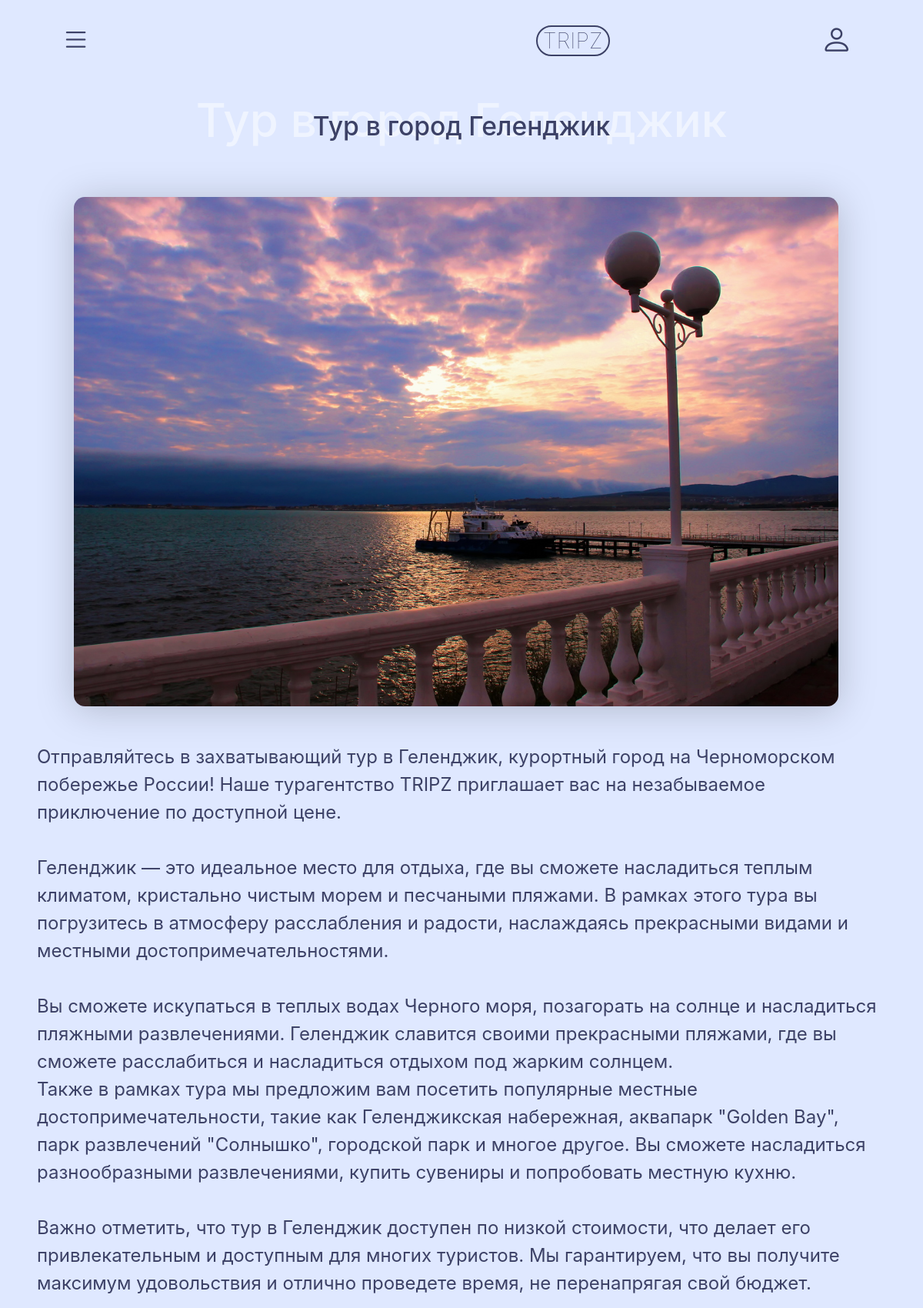
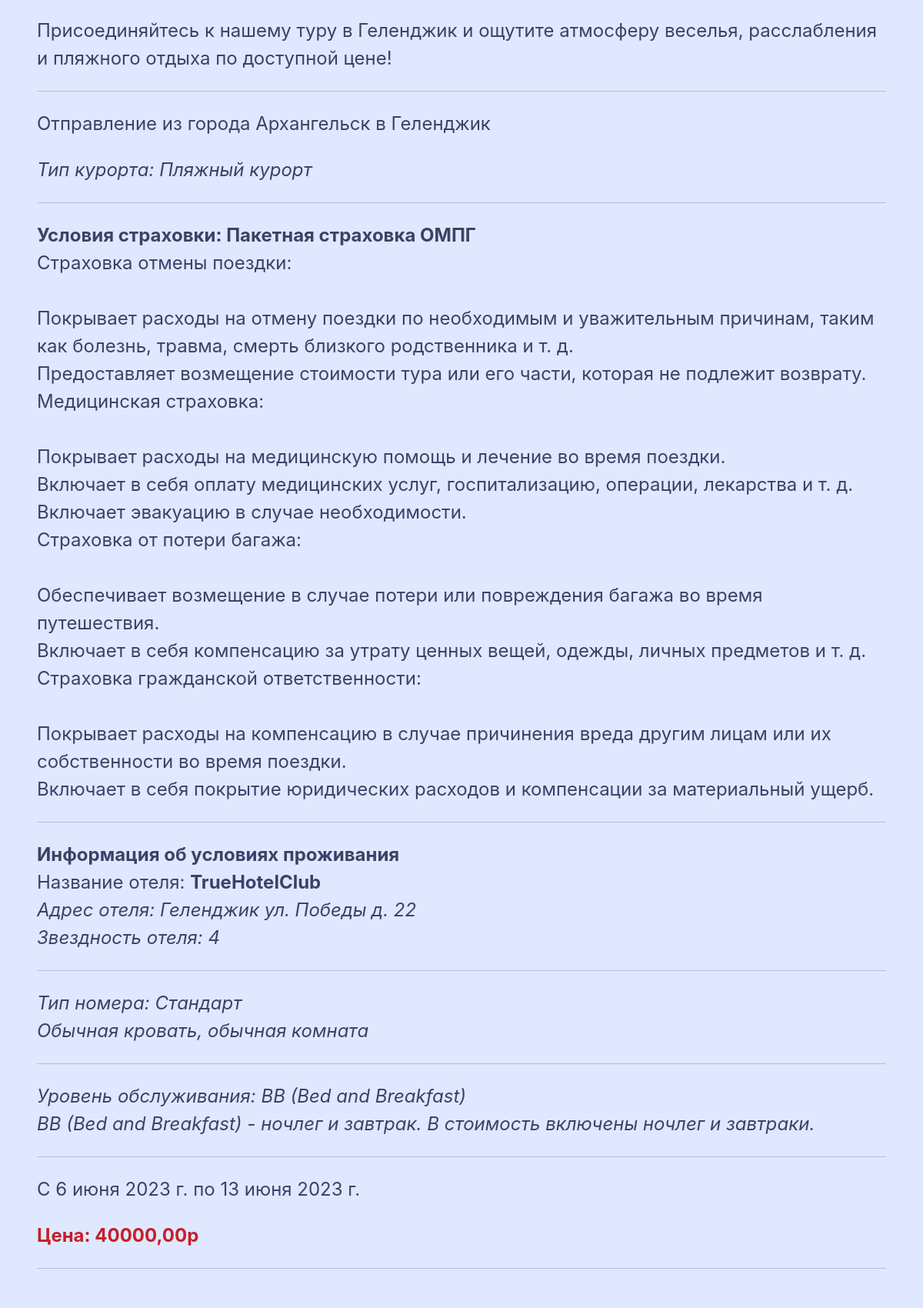
Page /tour/11/ (upper part) on the committed database (2 pictures, top to bottom).
### tours/models.py (models this page shows, shortened)
class Service(models.Model):
    tour = models.ForeignKey(Tour, blank=True, null=True, on_delete=models.PROTECT, verbose_name='Тур')
    additional_service = models.ForeignKey(AdditionalService, blank=True, null=True,
                                           on_delete=models.PROTECT, verbose_name='Дополнительная услуга')
    price = models.DecimalField(max_digits=10, decimal_places=2, verbose_name='Цена')
    start_date = models.DateField(blank=True, null=True, verbose_name='Дата начала(для туров)')
    end_date = models.DateField(blank=True, null=True, verbose_name='Дата окончания(для туров)')
    class Meta:
        verbose_name = 'Услуга'
        verbose_name_plural = 'Услуги'

class Tour(models.Model):
    title = models.CharField(max_length=120, verbose_name='Наименование')
    description = models.TextField(null=True, blank=True, verbose_name='Описание')
    departure_city = models.ForeignKey(City, on_delete=models.PROTECT, verbose_name='Город отправления')
    insurance = models.ForeignKey(Insurance, on_delete=models.PROTECT, verbose_name='Страховка')
    type_of_resort = models.ForeignKey(TypeOfResort, on_delete=models.PROTECT, verbose_name='Тип курорта')
    living_conditions = models.ForeignKey(LivingConditions, on_delete=models.PROTECT, verbose_name='Условия проживания')
    image = models.ImageField(upload_to='tours/', null=True,
                                blank=True, verbose_name='Обложка')
    class Meta:
        verbose_name = 'Тур'
        verbose_name_plural = 'Туры'

class City(models.Model):
    title = models.CharField(max_length=80, unique=True, verbose_name='Наименование')
    def __str__(self):
        return '%s' % (self.title)
    class Meta:
        verbose_name = 'Город'
        verbose_name_plural = 'Города'

class LivingConditions(models.Model):
    hotel = models.ForeignKey(Hotel, on_delete=models.PROTECT, verbose_name='Отель')
    type_of_hotel_room = models.ForeignKey(TypeOfHotelRoom, on_delete=models.PROTECT, verbose_name='Тип номера')
    type_of_hotel_catering = models.ForeignKey(TypeОfHotelCatering,
                                               on_delete=models.PROTECT, verbose_name='Тип питания')
    class Meta:
        verbose_name = 'Условия проживания'
        verbose_name_plural = 'Условия проживания'

class Hotel(models.Model):
    STAR_CHOICES = (
        (0, 'Нет звезд'),
        (1, '1 звезда'),
        (2, '2 звезды'),
        (3, '3 звезды'),
        (4, '4 звезды'),
        (5, '5 звезд'),
    )
    title = models.CharField(max_length=80, verbose_name='Наименование')
    description = models.TextField(null=True, blank=True, verbose_name='Описание')
    city = models.ForeignKey(City, on_delete=models.PROTECT, verbose_name='Город')
    address = models.CharField(max_length=120, verbose_name='Адрес')
    star_rating = models.IntegerField(
        choices=STAR_CHOICES,
        validators=[MinValueValidator(0), MaxValueValidator(5)],
        verbose_name='Звездность гостиницы'
    )
    class Meta:
        unique_together = ('title', 'city')
        verbose_name = 'Гостиница'
        verbose_name_plural = 'Гостиницы'

class TypeOfResort(models.Model):
    title = models.CharField(max_length=120, verbose_name='Наименование')
    description = models.TextField(null=True, blank=True, verbose_name='Описание')
    def __str__(self):
        return '%s' % (self.title)
    class Meta:
        verbose_name = 'Тип курорта'
        verbose_name_plural = 'Типы курортов'

class Insurance(models.Model):
    title = models.CharField(max_length=120, verbose_name='Наименование')
    description = models.TextField(null=True, blank=True, verbose_name='Условия страховки')
    class Meta:
        verbose_name = 'Страховка'
        verbose_name_plural = 'Страховки'

class TypeOfHotelRoom(models.Model):
    title = models.CharField(null=False, blank=False, max_length=30, unique=True, verbose_name='Наименование')
    description = models.TextField(null=True, blank=True, verbose_name='Описание')
    class Meta:
        verbose_name = 'Тип номера'
        verbose_name_plural = 'Типы номеров'

class TypeОfHotelCatering(models.Model):
    title = models.CharField(max_length=30, unique=True, verbose_name='Наименование')
    description = models.TextField(null=True, blank=True, verbose_name='Описание')
    class Meta:
        verbose_name = 'Тип питания'
        verbose_name_plural = 'Типы питаний'

### pages/views.py (the view)
# urls.py: path('tour/<int:id>/', views.tour_detail, name='tour_detail'),
def tour_detail(request, id):
    try:
        service = Service.objects.get(id=id)
        context = {'service': service}
        return render(request, 'tour.html', context)
    except Service.DoesNotExist:
        raise Http404("Service does not exist")

### pages/templates/tour.html (shortened to what this page needs)
{% extends 'base.html' %}
{% block content %}
    <div class="header">
        <div class="nav-custom">{% include 'navbar.html' %}</div>
    </div>
    <div class="main-content">
        <div class="main-text-container">
            <h1 class="main-text-bg">{{ service.tour.title }}</h1>
            <h3 class="main-text-fr">{{ service.tour.title }}</h3>
        </div>
        <div class="block">
            <img src="{{ service.tour.image.url }}" class="img-in-block">
            <p>
                {{ service.tour.description|linebreaksbr }}
            </p>
            <hr>
            <p>
                Отправление из города {{ service.tour.departure_city }} в {{ service.tour.living_conditions.hotel.city }}
            </p>
            <p>
                <i>Тип курорта: {{ service.tour.type_of_resort }}</i>
            </p>
            <hr>
            <p>
                <b>Условия страховки: {{ service.tour.insurance.title }}
                </b>
                <br>
                {{ service.tour.insurance.description|linebreaksbr }}
            </p>
            <hr>
            <p>
                <b>Информация об условиях проживания</b>
                <br>
                Название отеля: <b>{{ service.tour.living_conditions.hotel.title }}</b>
                <br>
                <i>
                    Адрес отеля: {{ service.tour.living_conditions.hotel.city.title }} {{ service.tour.living_conditions.hotel.address }}
                    <br>
                    Звездность отеля: {{ service.tour.living_conditions.hotel.star_rating }}
                </i>
                <hr>
                <i>
                    Тип номера: {{ service.tour.living_conditions.type_of_hotel_room.title }}
                    <br>{{ service.tour.living_conditions.type_of_hotel_room.description }}
                </i>
                <hr>
                <i>
                    Уровень обслуживания: {{ service.tour.living_conditions.type_of_hotel_catering.title }}
                    <br>{{ service.tour.living_conditions.type_of_hotel_catering.description }}
                </i>
            </p>
            <hr>
            <p>
                С {{ service.start_date }} по {{ service.end_date }}
            </p>
            <p style="color: #c61e29; font-weight: bolder">Цена: {{ service.price }}р</p>
            <hr>
        </div>
    </div>
{% endblock %}

### pages/templates/tour.html (style rules this page uses)
.nav-custom { z-index: 10000; position: fixed; top: 0px; width: 100%; background: none; padding: 0em 2em; }
.main-content { width: 100%; padding: 2em; margin-bottom: 2em; }
.main-text-container { position: relative; height: auto; margin-top: 4em; }
.main-text-bg { position: absolute; z-index: 1; font-size: 2.5em; color: rgba(255, 255, 255, 0.5); text-align: center; width: 100%; top: -0.4em; }
.main-text-fr { position: relative; font-size: 1.4em; z-index: 2; text-align: center; }
.block { margin-top: 1em; overflow: hidden; }
.img-in-block { max-width: 90%; border-radius: 0.6em; filter: drop-shadow(0em 0.2em 1em rgba(0, 0, 0, 0.2)); height: auto; margin: 2em; }
.header { width: 100%; }

### pages/templates/base.html (style rules this page uses)
* { font-family: 'Inter', sans-serif; font-weight: normal; font-size: 24px; color: #3C4166; }

### rows in the picture
Service: tour "Тур в город Геленджик", tour.image (picture), tour.description "Отправляйтесь в захватывающий тур в Геленджик, курортный город на Черноморском побережье России! Наше турагентство TRIPZ приглашает вас на незабываемое приключение по доступной цене. Геленджик — это идеальное место для отдыха, где вы сможете насладиться теплым климатом, кристально чистым морем и песчаными пляжами. В рамках этого тура вы погрузитесь в атмосферу расслабления и радости, наслаждаясь прекрасными видами и местными достопримечательностями. Вы сможете искупаться в теплых водах Черного моря, позагорать на солнце и насладиться пляжными развлечениями. Геленджик славится своими прекрасными пляжами, где вы сможете расслабиться и насладиться отдыхом под жарким солнцем. Также в рамках…", tour.departure_city "Архангельск", tour.living_conditions.hotel.city "Геленджик", tour.type_of_resort "Пляжный курорт", tour.insurance "Пакетная страховка ОМПГ", tour.insurance.description "Страховка отмены поездки: Покрывает расходы на отмену поездки по необходимым и уважительным причинам, таким как болезнь, травма, смерть близкого родственника и т. д. Предоставляет возмещение стоимости тура или его части, которая не подлежит возврату. Медицинская страховка: Покрывает расходы на медицинскую помощь и лечение во время поездки. Включает в себя оплату медицинских услуг, госпитализацию, операции, лекарства и т. д. Включает эвакуацию в случае необходимости. Страховка от потери багажа: Обеспечивает возмещение в случае потери или повреждения багажа во время путешествия. Включает в себя компенсацию за утрату ценных вещей, одежды, личных предметов и т. д. Страховка гражданской…", tour.living_conditions.hotel "TrueHotelClub", tour.living_conditions.hotel.address "ул. Победы д. 22", tour.living_conditions.hotel.star_rating "4", tour.living_conditions.type_of_hotel_room "Стандарт", tour.living_conditions.type_of_hotel_room.description "Обычная кровать, обычная комната", tour.living_conditions.type_of_hotel_catering "BB (Bed and Breakfast)", tour.living_conditions.type_of_hotel_catering.description "BB (Bed and Breakfast) - ночлег и завтрак. В стоимость включены ночлег и завтраки.", start_date "6 июня 2023 г.", end_date "13 июня 2023 г.", price "40000,00"
